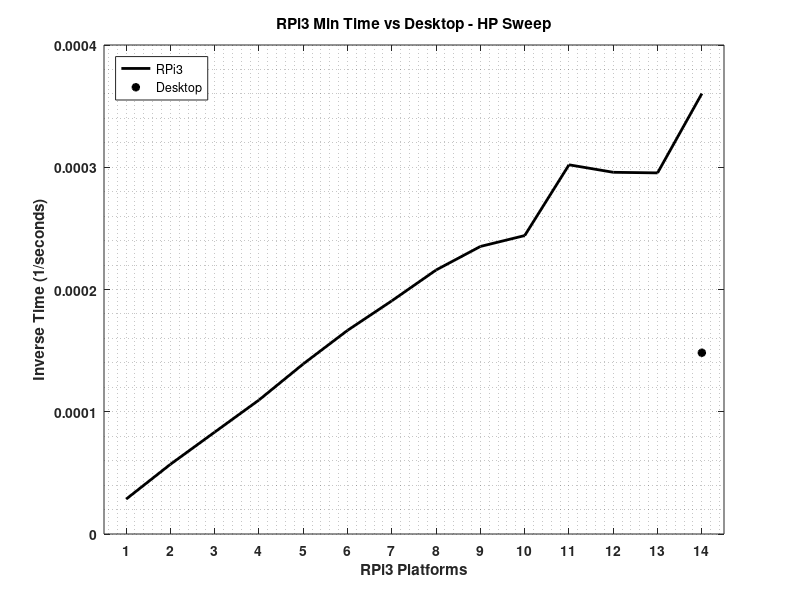

This figure's MATLAB source:
%% Hyper Parameter Sweep Data Plot
%
% SBLT Andrew Taylor - z3457431

%% Prepare Workspace
close all;
clear;
clc;

%% Variables
load('sweep_cluster.mat');
load('sweep_desktop.mat');

neurons = [9,18,27,36,45,54,63,72,81];
neurons = [neurons,neurons,neurons,neurons,neurons,neurons];
layers = [1,2,3];
s_cluster = sortrows(cluster, [2,3,4,1]);

fastest  = 1000000;
k = 1;
times_c_m = zeros(1,54);

for j = 1:length(s_cluster)
   if s_cluster(j,4) == neurons(k)
       fastest = min(fastest,s_cluster(j,6));
   else
       times_c_m(k) = fastest;
       fastest = 1000000;
       k = k + 1;
       fastest = min(fastest,s_cluster(j,6));
   end
end
times_c_m(k) = fastest;

times_d = desktop(:,6)';

ttime_c = sum(times_c_m);
ttime_d = sum(times_d);

adding = zeros(1,13);


for m = 2:14
    temp = zeros(1,m);
    for n = 1:54
        temp(rem(n,m)+1) = temp(rem(n,m)+1) + times_c_m(n);
    end
    adding(m-1) = max(temp);
end

plot_data = [ttime_c,adding];

figure(6);
plot(1./plot_data,'k','linewidth',2);
hold on;
grid minor;
plot(14, 1/ttime_d,'*k','linewidth',2);
xlim([0.5 14.5]);
set(gca,'Xtick',1:1:14);
set(gca,'XtickLabel',1:1:14);
set(gca,'fontweight','bold');
xlabel('RPi3 Platforms');
ylabel('Inverse Time (1/seconds)');
title('RPi3 Min Time vs Desktop - HP Sweep');
legend('RPi3','Desktop','location','northwest');
saveas(gcf,'HP_Sweep_Min.png')